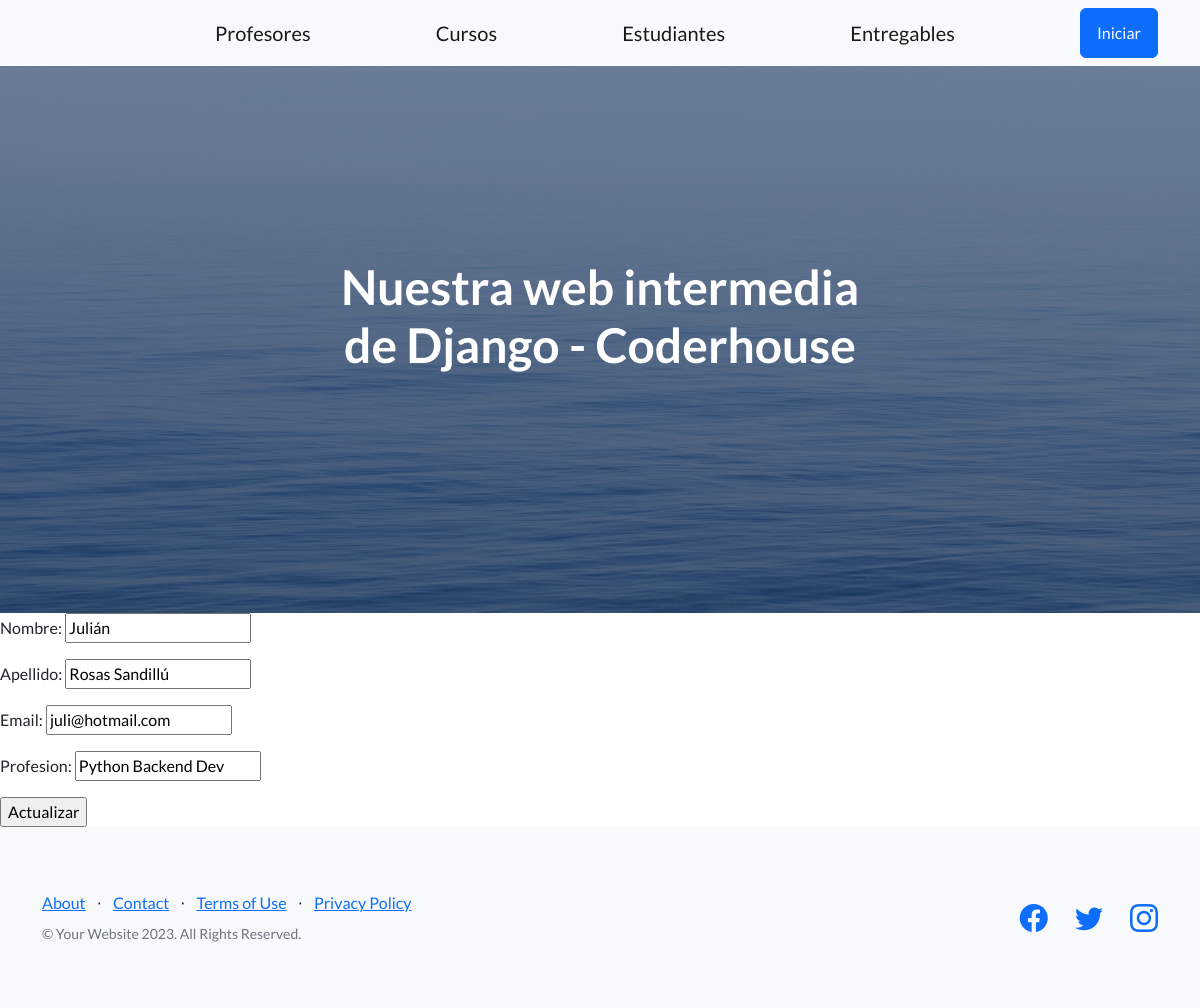
Before: /Appdjango/ed-profes/1 with the older database file.
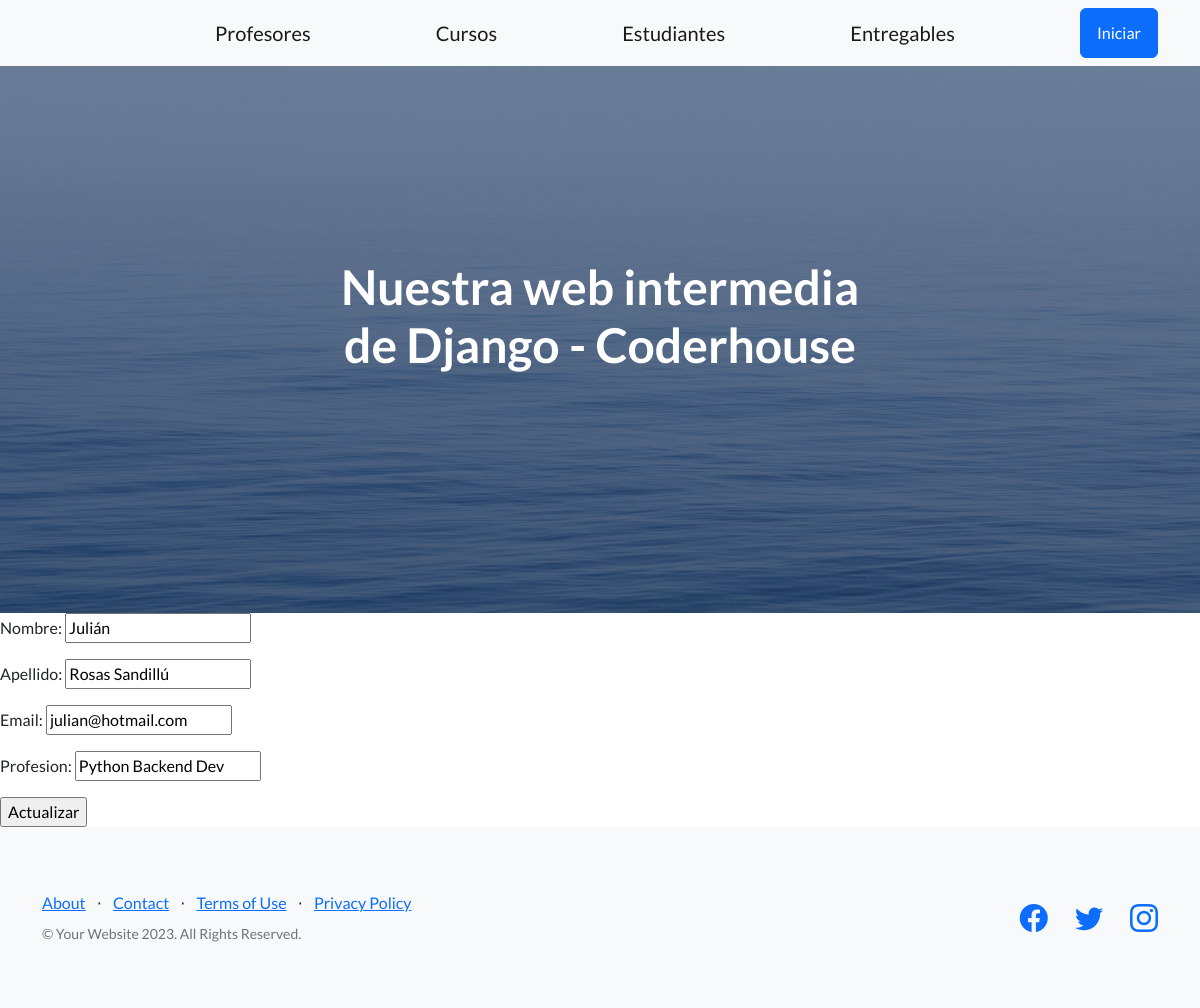
After: the same page with the newer database file.
### AplicacionDjango/models.py (models this page shows, shortened)
class Profesor(models.Model):
    nombre = models.CharField(max_length=50)
    apellido = models.CharField(max_length=50)
    email = models.EmailField(max_length=254)
    profesion = models.CharField(max_length=50)
    cursos = models.ManyToManyField(Curso)

### AplicacionDjango/views.py (the view)
# urls.py: path('ed-profes/<int:id>', editar_profesor, name="EditarProfesor"),
def editar_profesor(request, id):
    profesor = Profesor.objects.get(id=id)
    if request.method == 'POST':
        mi_formulario = Profesor_Formulario(request.POST)
        if mi_formulario.is_valid():
            data = mi_formulario.cleaned_data
            profesor.nombre = data['nombre']
            profesor.apellido = data['apellido']
            profesor.email = data['email']
            profesor.profesion = data['profesion']
            profesor.save()
            return HttpResponseRedirect('/Appdjango/')
        else:
            return render(request, "inicio.html", {"mensaje": "Formulario invalido"})
    else:
        mi_formulario = Profesor_Formulario(initial={
            "nombre": profesor.nombre,
            "apellido": profesor.apellido,
            "email": profesor.email,
            "profesion": profesor.profesion
        })
        return render(request, "editar_profesor.html", {"mi_formulario": mi_formulario, "id": profesor.id})

### AplicacionDjango/forms.py
class Profesor_Formulario(forms.Form):
    nombre = forms.CharField(max_length=50)
    apellido = forms.CharField(max_length=50)
    email = forms.EmailField(max_length=254)
    profesion = forms.CharField(max_length=50)

### AplicacionDjango/templates/editar_profesor.html
{% extends 'base.html' %}
{% load static %}
{% block contenidoQCambia %}
    <form action="{% url 'EditarProfesor' id %}" method="POST">{% csrf_token %}
        {{mi_formulario.as_p}}
        <input type="submit" value="Actualizar">
    </form>
{% endblock contenidoQCambia %}

Changed rows visible on the page:
changed Profesor "Julián": email "juli@hotmail.com" → "julian@hotmail.com"
